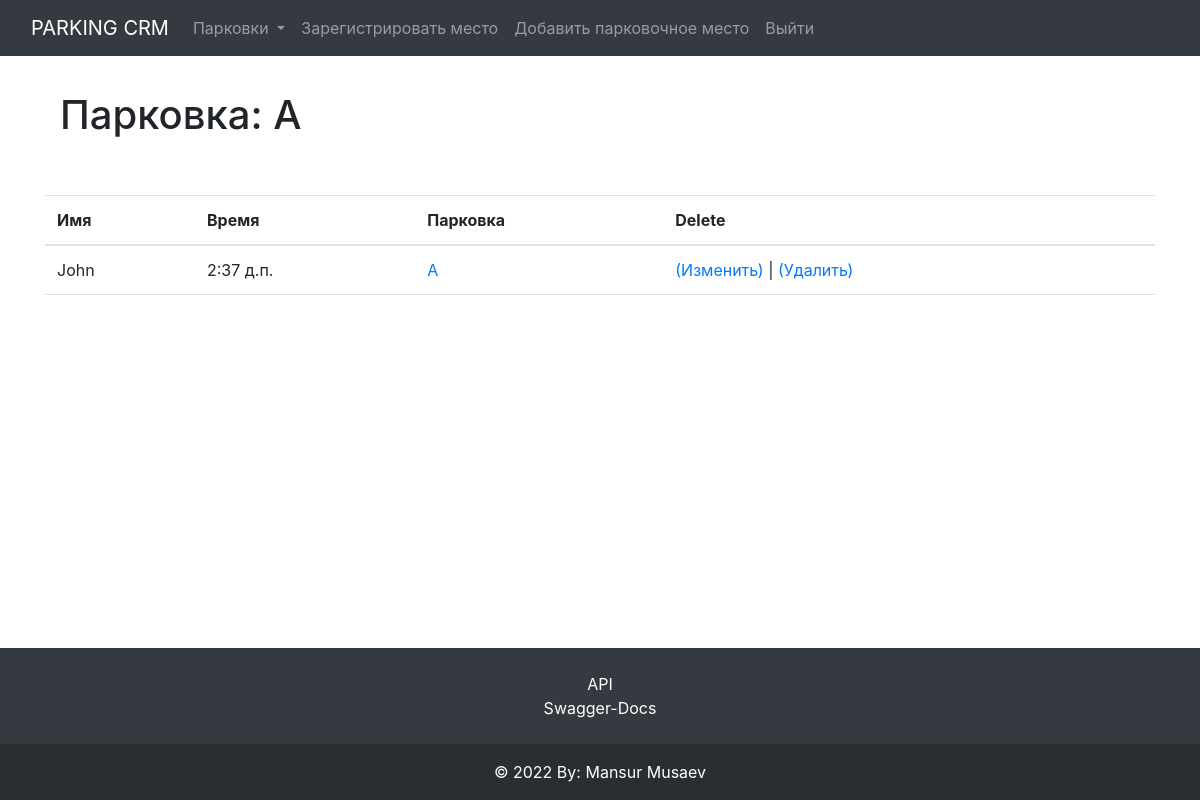
/category/A/ (signed in), run on the app's committed database.
### blogs/models.py (models this page shows, shortened)
class Post(models.Model):
    full_name = models.CharField(max_length=255, verbose_name='Имя и Фамилия')
    time = models.TimeField(auto_now=False, auto_now_add=False, verbose_name='Время')
    author = models.ForeignKey(get_user_model(), on_delete=models.CASCADE, verbose_name='Автор')
    category = models.ForeignKey(Category, on_delete=models.PROTECT, default=1, max_length=255, verbose_name='Отдел')
    post_date = models.DateField(auto_now_add=True,)

class Category(models.Model):
    name = models.CharField(max_length=255, verbose_name='Имя парковки')
    def __str__(self):
        return self.name

### blogs/views.py (the view)
# urls.py: path(r'category/<category>/', CatListView.as_view(), name="category"),
class CatListView(ListView):
    context_object_name = 'catlist'
    template_name = 'category.html'
    def get_queryset(self):
        content = {
            'cat': self.kwargs['category'],
            'posts': Post.objects.filter(category__name=self.kwargs['category']).filter()
        }
        return content

### blogs/views.py (called while the page is built)
def category_list(request):
    category_list = Category.objects.exclude(name='default')
    context = {
        "category_list": category_list,
    }
    return context

### blogs/templates/category.html (shortened to what this page needs)
{% extends "_base.html" %}
{% block content %}
    <div class="col-12 pb-5"><h1> Парковка: {{catlist.cat}}</h1></div>
<table class="table mb-0">
    <thead>
      <tr>
        <th>Имя</th>
        <th>Время</th>
        <th>Парковка</th>
        <th>Delete</th>
      </tr>
    </thead>
    <tbody>
      {% for post in catlist.posts %}
        <tr>
          <td>{{ post.full_name }}</td>
          <td>{{ post.time }}</td>
          <td><a href="{% url 'category' post.category %}">{{ post.category }}</a></td>
          <td>
            <form method="post" action="#">
              {% if user.is_authenticated %}
                    {% if user.id == post.author.id %}
                        <a href="{% url 'update_post' post.pk %}">(Изменить)</a> |
                        <a href="{% url 'delete_post' post.pk %}">(Удалить)</a>
                    {% endif %}
                {% endif %}
            </form>
          </td>
        </tr>
      {% endfor %}
    </tbody>
  </table>
{% endblock %}

### data on the page
Post: full_name "John", time "2:37 д.п.", category "A", shows "(Изменить)"

### other printed values
{{ catlist.cat }} "A"
